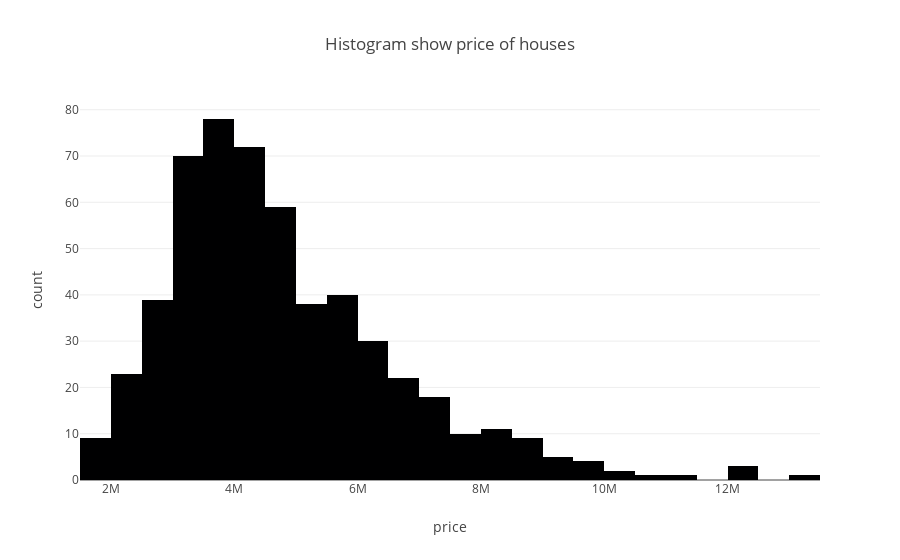

Notebook code cell kept with this figure:
### Code cell
#histogram for price 
fig = px.histogram(data, x="price", 
                   title='Histogram show price of houses'
                   )
fig.show()

### Figure 1 — Plotly figure (JSON) as saved in the notebook; plotly's stock layout.template omitted (floating-point values rounded to 4 significant figures; data arrays with more than 128 entries replaced by an {"elided": "..."} marker saying what was removed)
{"data": [{"alignmentgroup": "True", "bingroup": "x", "hovertemplate": "price=%{x}<br>count=%{y}<extra></extra>", "legendgroup": "", "marker": {"color": "#000001", "pattern": {"shape": ""}}, "name": "", "offsetgroup": "", "orientation": "v", "showlegend": false, "type": "histogram", "x": {"elided": "545 int values"}, "xaxis": "x", "yaxis": "y"}], "layout": {"barmode": "relative", "legend": {"tracegroupgap": 0}, "title": {"text": "Histogram show price of houses"}, "xaxis": {"anchor": "y", "domain": [0, 1], "title": {"text": "price"}}, "yaxis": {"anchor": "x", "domain": [0, 1], "title": {"text": "count"}}}}
